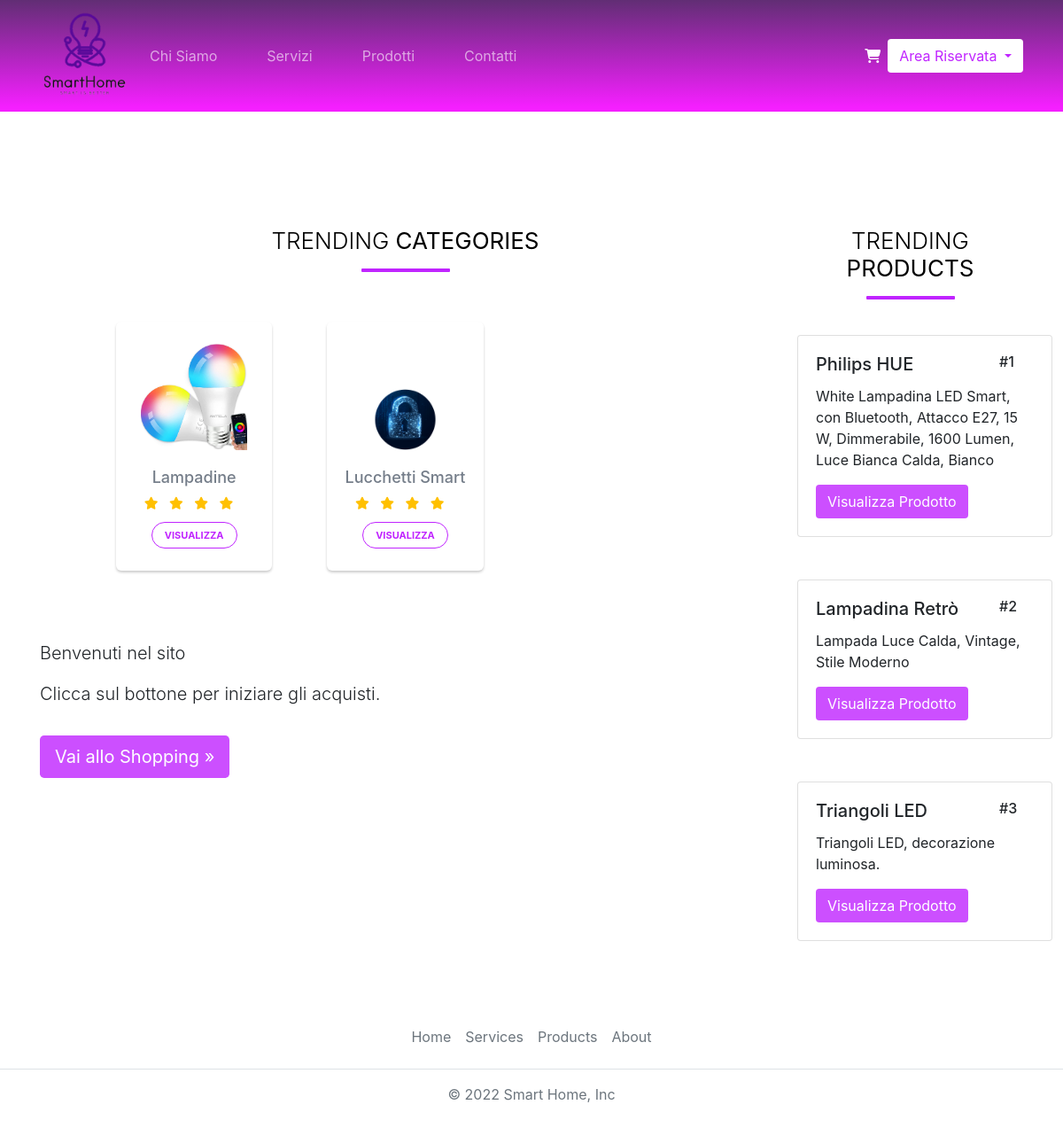
Before: / with the older database file.
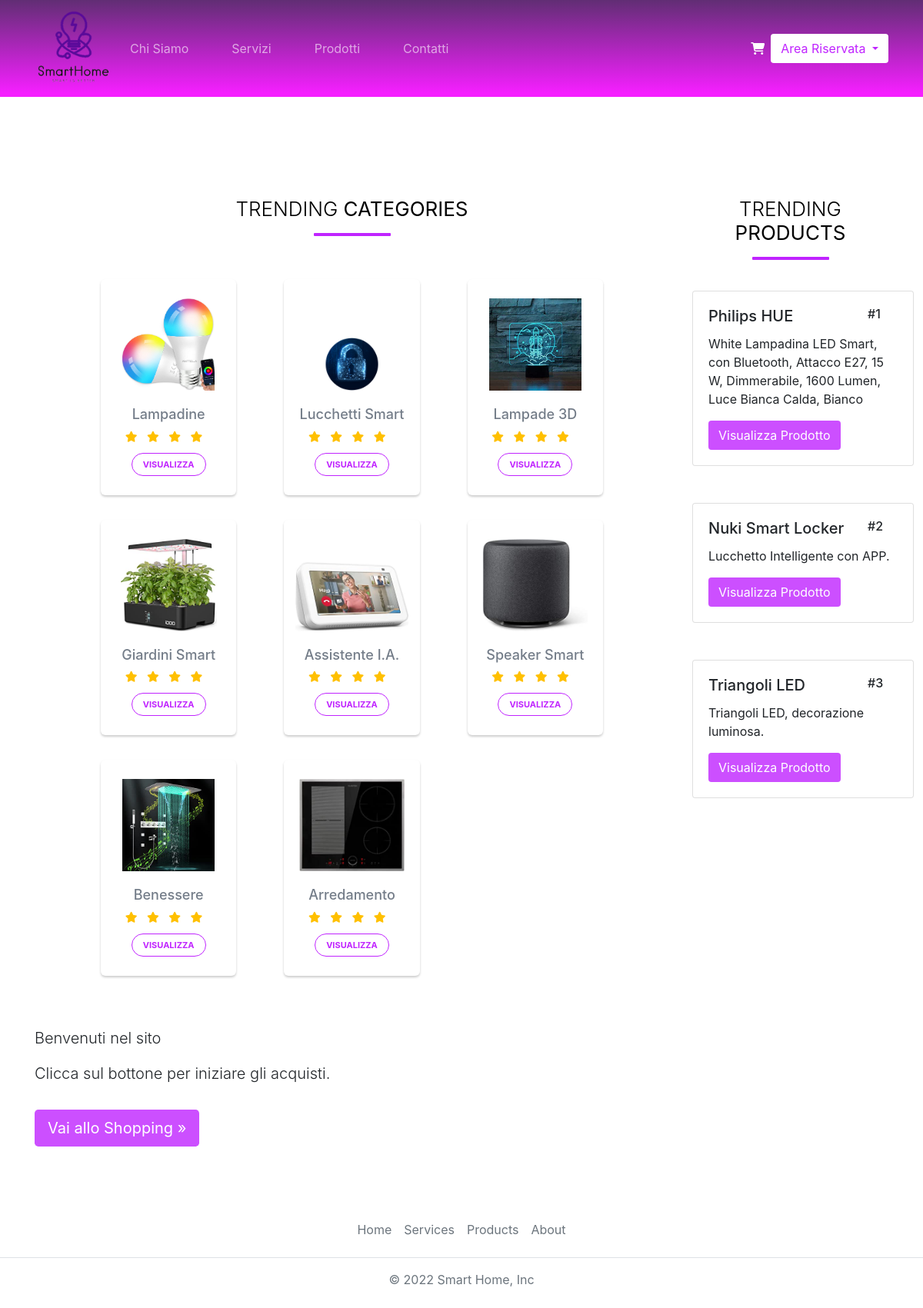
After: the same page with the newer database file.
### tables this page shows
CREATE TABLE `category` (
  `id` int(11) NOT NULL,
  `name` varchar(50) NOT NULL,
  `file_name` varchar(100) NOT NULL
);

CREATE TABLE `product` (
  `id` int(11) NOT NULL,
  `name` varchar(50) NOT NULL,
  `description` text NOT NULL,
  `price` decimal(10,2) NOT NULL,
  `category_id` int(11) NOT NULL
);

### inc/globals.php (called while the page is built, shortened)
<?php
    $loggedInUser = null;

### classes/DB.php (called while the page is built, shortened)
<?php
class DB {
  private $conn;
  public $pdo;
  public function __construct() {
    global $conn;
    $this->conn = $conn;
    $this->pdo = new PDO('mysql:dbname='. DB_NAME .';host=' . DB_HOST, DB_USER, DB_PASS);
    $this->pdo->setAttribute(PDO::ATTR_ERRMODE, PDO::ERRMODE_EXCEPTION);
  }
  public function query($sql) {
    $q = $this->pdo->query($sql);
    $data = $q->fetchAll();
    return $data;
  }
 public function select_all($tableName, $columns = array()) {
    $query = 'SELECT ';
    $strCol = '';
    foreach($columns as $colName) {
      $strCol .= ' '. esc($colName) . ',';
    }
    $strCol = substr($strCol, 0, -1);
    $query .= $strCol . ' FROM ' . $tableName;
    $result = mysqli_query($this->conn, $query);
    $resultArray = mysqli_fetch_all($result, MYSQLI_ASSOC);
    return $resultArray;
  }
}
class DBManager {
  protected $db;
  protected $columns;
  protected $tableName;
  public function __construct(){
    $this->db = new DB();
  }
  public function getAll() {
    $results = $this->db->select_all($this->tableName, $this->columns);
    $objects = array();
    foreach($results as $result) {
      array_push($objects, (object)$result);
    }
    return $objects;
  }
}

### classes/Category.php (called while the page is built, shortened)
<?php
class CategoryManager extends DBManager{
    public function __construct()
    {
        $this->columns = array('id','name');
        $this->tableName = 'category';
    }
}
?>

### inc/functions.php (called while the page is built)
<?php
function esc($str) {
    global $conn;
    return mysqli_real_escape_string($conn, htmlspecialchars($str));
}

### public/pages/homepage.php (the view, shortened to what this page needs)
<?php
$cm = new CategoryManager();
$cat = $cm->getAll();
?>
<div class="container-xl">
	<div class="row">
		<div class="col-md-12">
			<h2>TRENDING <b>Categories</b></h2>
			<div id="myCarousel" class="carousel slide" data-ride="carousel" data-interval="0">
			<div class="carousel-inner">
				<div class="item carousel-item active">
					<div class="row">
                        <?php foreach($cat as $c): ?>
						<div class="col-sm-4">
							<div class="thumb-wrapper m-3">
								<div class="img-box">
									<img src="<?php echo ROOT_URL ?>img/categories/<?php echo $c->name ?>.jpeg" class="img-fluid" alt="">
								</div>
								<div class="thumb-content">
									<h4><?php echo $c->name ?></h4>
									<div class="star-rating">
										<ul class="list-inline">
											<li class="list-inline-item"><i class="fa fa-star"></i></li>
											<li class="list-inline-item"><i class="fa fa-star"></i></li>
											<li class="list-inline-item"><i class="fa fa-star"></i></li>
											<li class="list-inline-item"><i class="fa fa-star"></i></li>
										</ul>
									</div>
									<a href="<?php echo ROOT_URL?>shop/?page=products-list&category=<?php echo $c->id ?>" class="btn btn-primary">Visualizza</a>
								</div>
							</div>
						</div>
                        <?php endforeach; ?>
					</div>
				</div>
			</div>
		</div>
		</div>
	</div>
</div>
<p class="lead">Benvenuti nel sito</p>
<p class="lead">Clicca sul bottone per iniziare gli acquisti.</p>
<a href="<?php ROOT_URL ?>../shop/?page=products-list" class="normal-btn btn btn-lg mb-5 mt-3">Vai allo Shopping &raquo;</a>

### public/template-parts/header.php (shortened to what this page needs)
<!DOCTYPE html>
<html lang="en">
<head>
    <link rel="stylesheet" href="https://cdn.jsdelivr.net/npm/bootstrap@4.3.1/dist/css/bootstrap.min.css">
    <link rel="stylesheet" href="<?php echo ROOT_URL ?>css/style.css" type="text/css">
    <link rel="stylesheet" href="https://cdnjs.cloudflare.com/ajax/libs/font-awesome/6.2.0/css/all.min.css" />
</head>
<body>
<nav class="navbar-custom navbar navbar-expand-md mb-4">
  <div class="container">
  <a class="navbar-brand" href="<?php echo ROOT_URL ?>public">
      <img src="<?php echo ROOT_URL ?>img\logo-lessborder.png" alt="Logo" width="100" height="100">
    </a>
    <div class="collapse navbar-collapse" id="navbarCollapse">
      <ul class="navbar-nav me-auto mb-2 mb-md-0">
        <li class="nav-item mr-5 ml-2">
          <a class="a-nav-item" href="<?php echo ROOT_URL; ?>public?page=about">Chi Siamo</a>
        </li>
        <li class="nav-item mr-5 ml-2">
          <a class="a-nav-item" href="<?php echo ROOT_URL; ?>public?page=services">Servizi</a>
        </li>
        <li class="nav-item mr-5 ml-2">
          <a class="a-nav-item" href="<?php echo ROOT_URL; ?>shop?page=products-list">Prodotti</a>
        </li>
        <li class="nav-item mr-5 ml-2">
          <a class="a-nav-item" href="<?php echo ROOT_URL; ?>public?page=contats">Contatti</a>
        </li>
      </ul>
      <ul class="navbar-nav me-auto mb-2 mb-md-0 ml-auto">
        <li class="nav-item">
          <a class="nav-link" href="<?php echo ROOT_URL ;?>shop?page=cart">
            <i class="fas fa-shopping-cart"></i>
          </a>
        </li>
      </ul>
    <?php if(!$loggedInUser): ?>
        <div class="dropdown">
        <button class="btn btn-dropdown dropdown-toggle" type="button" id="dropdownMenu2" data-toggle="dropdown" aria-haspopup="true" aria-expanded="false">
          Area Riservata
        </button>
      </div>
    <?php endif; ?>
    </div>
  </div>
</nav>

### public/index.php
<?php
$page = isset($_GET["page"]) ? $_GET["page"] : 'homepage';
?>
<?php include '../inc/init.php' ?>
<?php include ROOT_PATH . 'public/template-parts/header.php' ?>
<div id="main" class="container" style="margin-top:100px;">
    <div class="row">
        <div class="col-9">
            <?php include ROOT_PATH . 'public/pages/' . $page . '.php' ?>
        </div>
        <?php include ROOT_PATH . 'public/template-parts/sidebar.php' ?>
</div>
<?php include ROOT_PATH . 'public/template-parts/footer.php' ?>

### public/template-parts/sidebar.php (shortened to what this page needs)
<?php
$db = new DB();
$sql = "SELECT product.id, SUM(quantity) as solded_unit, product.name, product.description
            FROM orders, product
            WHERE product.id = orders.product_id
            GROUP BY product.name, product.description
            ORDER BY solded_unit DESC";
$ris = $db->query($sql);
?>
<div class="col-3">
    <?php if($ris): ?>
<h2>TRENDING <b>PRODUCTS</b></h2>
            <?php for($i = 0; $i<3; $i ++): ?>
            <div class="card mb-5" style="width: 18rem;">
                <div class="card-body">
                    <div class="row">
                        <div class="col-9">
                            <h5 class="card-title"><?php echo $ris[$i]["name"] ?></h5>
                        </div>
                        <div class="col-3">
                            <h6>#<?php echo $i+1 ?></h6>
                        </div>
                    </div>
                    <p class="card-text"><?php echo $ris[$i]["description"] ?></p>
                    <a href="<?php echo ROOT_URL .  'shop?page=view-product&id=' .$ris[$i]["id"] ?>" class="btn normal-btn">Visualizza Prodotto</a>
                </div>
            </div>
            <?php endfor; ?>
        </div>
        <?php else: ?>
            <p>Non ci sono prodotti disponibili...</p>
            <?php endif; ?>
</div>

### public/template-parts/footer.php (shortened to what this page needs)
<footer class="py-3 my-4">
    <ul class="nav justify-content-center border-bottom pb-3 mb-3">
      <li class="nav-item"><a href="<?php echo ROOT_URL?>public" class="nav-link px-2 text-muted">Home</a></li>
      <li class="nav-item"><a href="<?php echo ROOT_URL?>public/?page=services" class="nav-link px-2 text-muted">Services</a></li>
      <li class="nav-item"><a href="<?php echo ROOT_URL?>shop?page=products-list" class="nav-link px-2 text-muted">Products</a></li>
      <li class="nav-item"><a href="<?php echo ROOT_URL?>public/?page=about" class="nav-link px-2 text-muted">About</a></li>
    </ul>
    <p class="text-center text-muted">© 2022 Smart Home, Inc</p>
  </footer>
</body>
</html>

### css/style.css (style rules this page uses)
nav a { color: white !important; font-size: 12pt; }
.a-nav-item { opacity: 0.6; transition: 0.3s; }
nav { background: rgb(81,24,102); background: linear-gradient(180deg, rgba(81,24,102,0.9051995798319328) 0%, rgba(245,31,255,1) 96%); }
.btn-dropdown { background-color: white !important; color:#C024FF !important; }
.normal-btn { background-color: #C024FF !important; color: white !important; opacity: 0.8; transition: 0.3s; }
h2 { color: #000; font-size: 26px; font-weight: 300; text-align: center; text-transform: uppercase; position: relative; margin: 30px 0 60px; }
h2::after { content: ""; width: 100px; position: absolute; margin: 0 auto; height: 4px; border-radius: 1px; background: #C024FF; left: 0; right: 0; bottom: -20px; }
.carousel { margin: 50px auto; padding: 0 70px; }
.carousel .item { color: #747d89; min-height: 325px; text-align: center; overflow: hidden; }
.carousel .thumb-wrapper { padding: 25px 15px; background: #fff; border-radius: 6px; text-align: center; position: relative; box-shadow: 0 2px 3px rgba(0,0,0,0.2); }
.carousel .item .img-box { height: 120px; margin-bottom: 20px; width: 100%; position: relative; }
.carousel .item img { max-width: 100%; max-height: 100%; display: inline-block; position: absolute; bottom: 0; margin: 0 auto; left: 0; right: 0; }
.carousel .item h4 { font-size: 18px; }
.carousel .item h4, .carousel .item p, .carousel .item ul { margin-bottom: 5px; }
.carousel .thumb-content .btn { color: #C024FF; font-size: 11px; text-transform: uppercase; font-weight: bold; background: none; border: 1px solid #C024FF; padding: 6px 14px; margin-top: 5px; line-height: 16px; border-radius: 20px; }
.star-rating li { padding: 0; }
.star-rating i { font-size: 14px; color: #ffc000; }

Changed rows visible on the page:
no longer on this page (row unchanged): product: name "Lampadina Retrò", description "Lampada Luce Calda, Vintage, Stile Moderno"
added category: name (picture), name "Lampade 3D"
added category: name (picture), name "Giardini Smart"
added category: name (picture), name "Assistente I.A."
added category: name (picture), name "Speaker Smart"
added category: name (picture), name "Benessere"
added category: name (picture), name "Arredamento"
now on this page (row unchanged): product: name "Nuki Smart Locker", description "Lucchetto Intelligente con APP."
